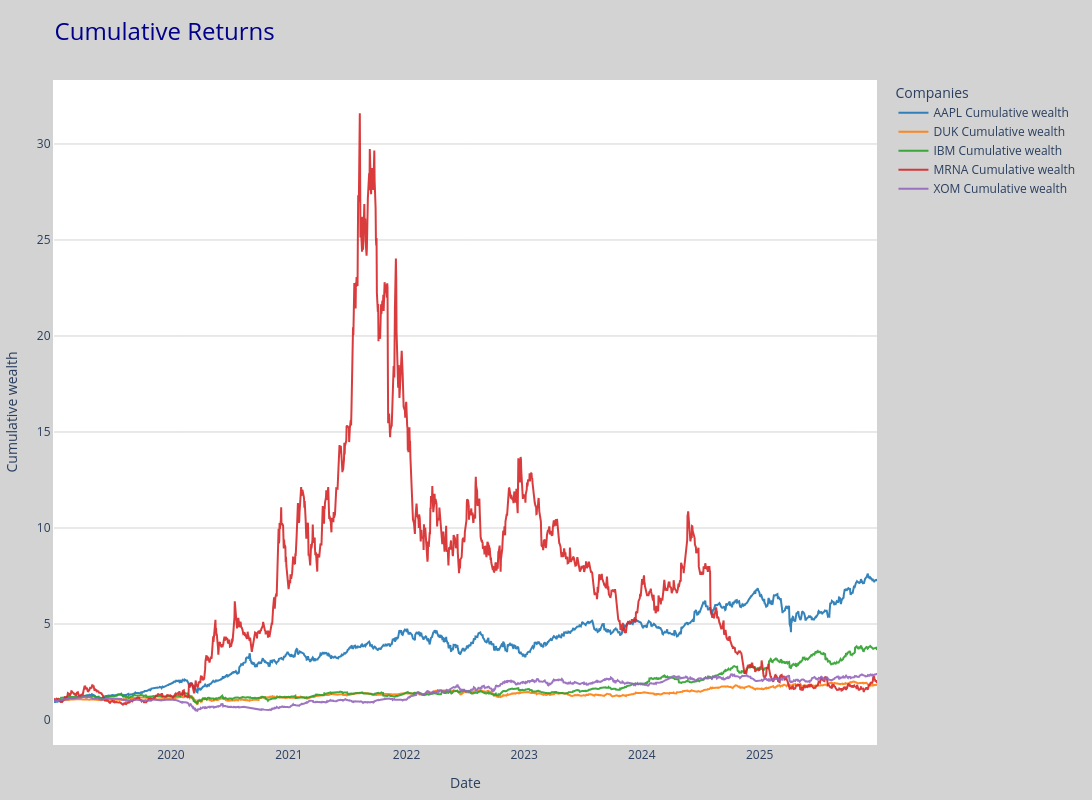

Notebook code cell kept with this figure:
### Code cell
plot_stock_data(cumulative_returns, colormap="tab10", title="Cumulative Returns", ylabel="Cumulative wealth")

### Figure 1 — Plotly figure (JSON) as saved in the notebook; plotly's stock layout.template omitted (floating-point values rounded to 4 significant figures; data arrays with more than 128 entries replaced by an {"elided": "..."} marker saying what was removed)
{"data": [{"hovertemplate": "%{x}: <b>%{y}</b> (AAPL)<extra></extra>", "line": {"color": "#1f77b4", "width": 2}, "mode": "lines", "name": "AAPL Cumulative wealth", "opacity": 0.9, "type": "scatter", "x": {"elided": "1759 str values"}, "y": {"elided": "1759 float values"}}, {"hovertemplate": "%{x}: <b>%{y}</b> (DUK)<extra></extra>", "line": {"color": "#ff7f0e", "width": 2}, "mode": "lines", "name": "DUK Cumulative wealth", "opacity": 0.9, "type": "scatter", "x": {"elided": "1759 str values"}, "y": {"elided": "1759 float values"}}, {"hovertemplate": "%{x}: <b>%{y}</b> (IBM)<extra></extra>", "line": {"color": "#2ca02c", "width": 2}, "mode": "lines", "name": "IBM Cumulative wealth", "opacity": 0.9, "type": "scatter", "x": {"elided": "1759 str values"}, "y": {"elided": "1759 float values"}}, {"hovertemplate": "%{x}: <b>%{y}</b> (MRNA)<extra></extra>", "line": {"color": "#d62728", "width": 2}, "mode": "lines", "name": "MRNA Cumulative wealth", "opacity": 0.9, "type": "scatter", "x": {"elided": "1759 str values"}, "y": {"elided": "1759 float values"}}, {"hovertemplate": "%{x}: <b>%{y}</b> (XOM)<extra></extra>", "line": {"color": "#9467bd", "width": 2}, "mode": "lines", "name": "XOM Cumulative wealth", "opacity": 0.9, "type": "scatter", "x": {"elided": "1759 str values"}, "y": {"elided": "1759 float values"}}], "layout": {"height": 800, "hovermode": "x unified", "legend": {"orientation": "v", "title": {"text": "Companies"}, "y": 1, "yanchor": "top"}, "margin": {"b": 50, "l": 50, "r": 50, "t": 80}, "paper_bgcolor": "lightgray", "plot_bgcolor": "white", "title": {"font": {"color": "darkblue", "size": 24}, "text": "Cumulative Returns"}, "width": 1200, "xaxis": {"showgrid": false, "showline": true, "title": {"text": "Date"}}, "yaxis": {"gridcolor": "lightgrey", "showgrid": true, "showline": true, "title": {"text": "Cumulative wealth"}}}}
